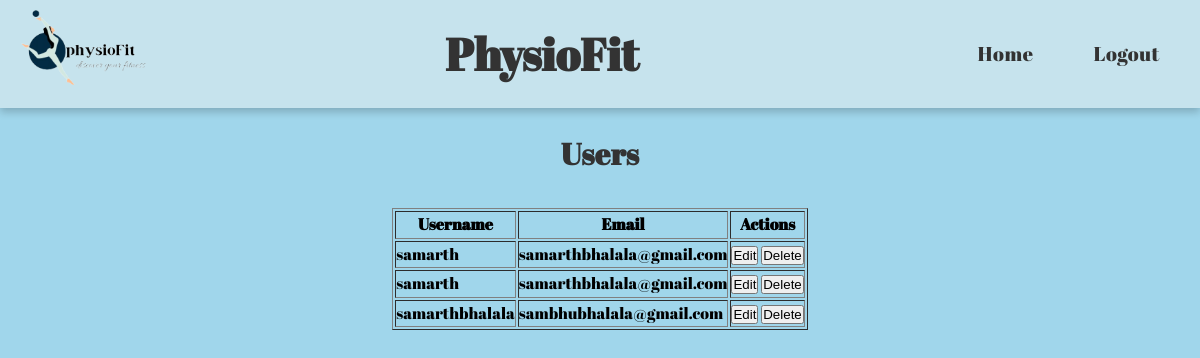
Page /admin/viewuser.php (signed in) on the committed database.
### tables this page shows
CREATE TABLE `signup` (
  `id` int(11) NOT NULL,
  `email` varchar(255) NOT NULL,
  `username` varchar(255) NOT NULL,
  `pass` varchar(255) NOT NULL,
  `phone` varchar(10) NOT NULL,
  `premium` tinyint(1) NOT NULL
);

### admin/viewuser.php (the view, shortened to what this page needs)
<!DOCTYPE html>
<html>
<head>
</head>
<body>
    <header>
        <nav>
            <div class="logo">
                <img src="img/LOGO_1.PNG" alt="Logo">
            </div>
            <div class="name">
                <h1>PhysioFit</h1>
            </div>
            <ul>
              <li><a class="nav-link" href="dashboard.php">Home</a></li><?php
                if (isset($_SESSION['admin'])) {
                    echo '<li><a class="nav-link" href="logout.php">Logout</a></li>';
                } else {?>
                 <?php  echo '<script>window.location.href = "index.php";</script>';
                }
                ?>
            </ul>
        </nav>
    </header>
	<main>
        <center>
    <?php
include_once($_SERVER['DOCUMENT_ROOT'].'/sgpproject/sgpproject/conn.php');
$query = "SELECT * FROM signup";
$result = mysqli_query($con, $query);
if (mysqli_num_rows($result) > 0) {
    echo "<h2>Users</h2>";
    echo "<table border='1'>";
    echo "<tr><th>Username</th><th>Email</th><th>Actions</th></tr>";
    while ($row = mysqli_fetch_assoc($result)) {
        echo "<tr><td>".$row["username"]."</td><td>".$row["email"]."</td><td><button class='action-btn' onclick='location.href=\"edituser.php?id=".$row["id"]."\"'>Edit</button> <button class='action-btn' onclick='location.href=\"deleteuser.php?id=".$row["id"]."\"'>Delete</button></td></tr>";
    }
    echo "</table>";
} else {
    echo "No users found.";
}
?>
</main>
</body>
</html>

### admin/viewuser.php (style rules this page uses)
* { margin: 0; padding: 0; box-sizing: border-box; }
body { font-family: 'Abril Fatface', cursive; line-height: 1.6; overflow-x: hidden; margin: 0; background: #a0d6eb; }
main { margin-top: 100px; padding: 20px; background: transparent; }
header { background: rgba(255, 248, 241, 0.4); color: #333; padding: 0; position: fixed; top: 0; left: 0; width: 100%; z-index: 10; box-shadow: 0 4px 8px rgba(0, 0, 0, 0.2); }
nav { display: flex; justify-content: space-between; align-items: center; padding: 10px 20px; color: #333; }
.logo img { max-height: 80px; }
.name h1 { font-family: 'Abril Fatface', cursive; font-size: 45px; color: #333; }
ul { list-style: none; display: flex; padding: 0; margin: 0; }
ul li { margin-left: 20px; }
.nav-link { text-decoration: none; font-size: 20px; color: #333; padding: 10px 20px; border-radius: 10px; letter-spacing: 0.5px; transition: background-color 0.3s ease, color 0.3s ease, transform 0.3s ease; }
h2 { text-align: center; font-size: 30px; color: #333; padding: 10px 20px; margin-bottom: 20px; font-family: 'Abril Fatface', cursive; letter-spacing: 0.5px; }

### rows in the picture
signup: username "samarth", email "samarthbhalala@gmail.com"
signup: username "samarth", email "samarthbhalala@gmail.com"
signup: username "samarthbhalala", email "sambhubhalala@gmail.com"
